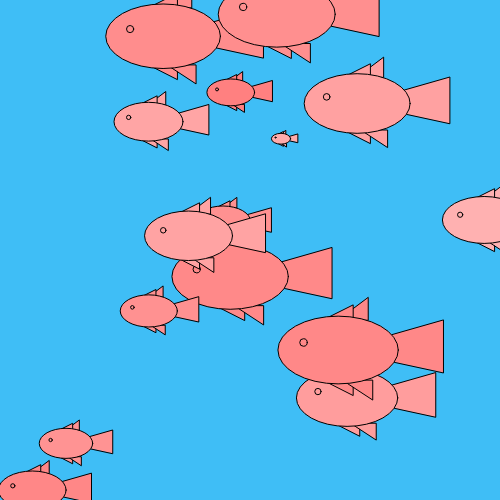
Frame 1 (no input)
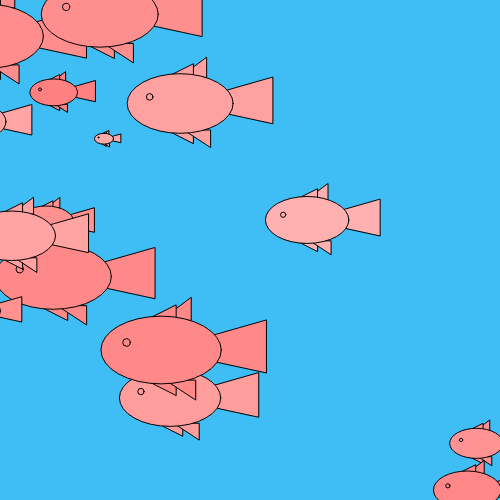
Frame 60 (no input)
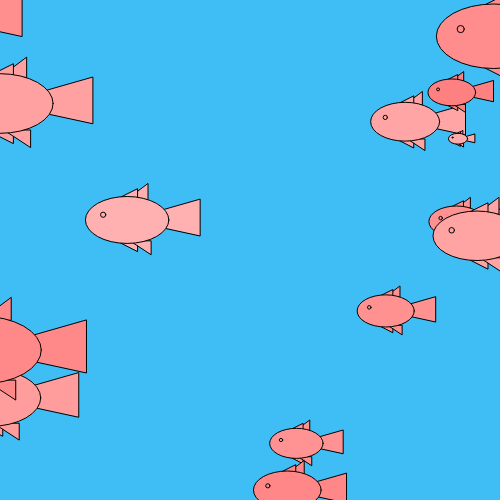
Frame 120 (the mouse pressed at the canvas centre since frame 60)

The p5.js sketch that drew these frames (run headless with seeded random() and noise() and a simulated clock; from frame 60 on, the mouse is pressed at the canvas centre):

// p5.js sketch
// ── sketch.js
let fish = [];

function setup() {
  createCanvas(500, 500);
  colorMode (HSB, 100);
  for (let i = 0; i < 15; i++) {
    fish.push(new Fish(random (width), random (height)));
  }
}
function draw() {
  background("#3FBEF6");
  for (let i = 0; i < fish.length; i++) {
    fish[i].draw();
    fish[i].move();
  }
}

class Fish {
  constructor(x, y,c) {
    this.x = x;
    this.y = y;
    this.c = color (random (150, 250), random (30, 50), 100);
    this.s = random (0.2, 1.6)
  }
  draw() {
    push();
    let s = this.s;
    fill (this.c);
    translate(this.x, this.y);
    triangle(0 * s, 0 * s, 70 * s, -20 * s, 70 * s, 15 * s);
    triangle(0 * s, -20 * s, 20 * s, -35 * s, 20 * s, -20 * s);
    triangle(-10 * s, -20 * s, 10 * s, -30 * s, 10 * s, -20 * s);
    triangle(-10 * s, 20 * s, 10 * s, 20 * s, 10 * s, 30 * s);
    triangle(3 * s, 20 * s, 23 * s, 20 * s, 23 * s, 33 * s);
    ellipse(0 * s, 0 * s, 80 * s, 45 * s);
    circle(-23 * s, -5 * s, 5 * s);
    pop();
  }
  move () {
    this.x = this.x - 3;
    if (this.x < -80 * this.s) {
      this.x = width+50 * this.s;
    }
  }
  
}
